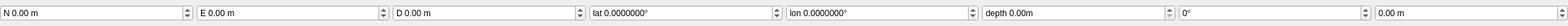
<?xml version="1.0" encoding="UTF-8"?>
<ui version="4.0">
 <class>QGCMissionNavLoiterUnlim</class>
 <widget class="QWidget" name="QGCMissionNavLoiterUnlim">
  <property name="geometry">
   <rect>
    <x>0</x>
    <y>0</y>
    <width>2208</width>
    <height>37</height>
   </rect>
  </property>
  <property name="sizePolicy">
   <sizepolicy hsizetype="Preferred" vsizetype="Preferred">
    <horstretch>0</horstretch>
    <verstretch>0</verstretch>
   </sizepolicy>
  </property>
  <property name="minimumSize">
   <size>
    <width>0</width>
    <height>0</height>
   </size>
  </property>
  <property name="windowTitle">
   <string>Form</string>
  </property>
  <property name="styleSheet">
   <string notr="true"/>
  </property>
  <layout class="QHBoxLayout" name="horizontalLayout">
   <property name="spacing">
    <number>5</number>
   </property>
   <property name="margin">
    <number>0</number>
   </property>
   <item>
    <widget class="QDoubleSpinBox" name="posNSpinBox">
     <property name="sizePolicy">
      <sizepolicy hsizetype="Expanding" vsizetype="Fixed">
       <horstretch>0</horstretch>
       <verstretch>0</verstretch>
      </sizepolicy>
     </property>
     <property name="focusPolicy">
      <enum>Qt::WheelFocus</enum>
     </property>
     <property name="toolTip">
      <string>Position X coordinate</string>
     </property>
     <property name="statusTip">
      <string>Position X corrdinate</string>
     </property>
     <property name="wrapping">
      <bool>false</bool>
     </property>
     <property name="frame">
      <bool>true</bool>
     </property>
     <property name="accelerated">
      <bool>true</bool>
     </property>
     <property name="keyboardTracking">
      <bool>false</bool>
     </property>
     <property name="prefix">
      <string>N </string>
     </property>
     <property name="suffix">
      <string> m</string>
     </property>
     <property name="minimum">
      <double>-10000.000000000000000</double>
     </property>
     <property name="maximum">
      <double>10000.000000000000000</double>
     </property>
     <property name="singleStep">
      <double>0.050000000000000</double>
     </property>
    </widget>
   </item>
   <item>
    <widget class="QDoubleSpinBox" name="posESpinBox">
     <property name="sizePolicy">
      <sizepolicy hsizetype="Expanding" vsizetype="Fixed">
       <horstretch>0</horstretch>
       <verstretch>0</verstretch>
      </sizepolicy>
     </property>
     <property name="focusPolicy">
      <enum>Qt::WheelFocus</enum>
     </property>
     <property name="toolTip">
      <string>Position Y/Longitude coordinate</string>
     </property>
     <property name="statusTip">
      <string>Position Y/Longitude coordinate</string>
     </property>
     <property name="keyboardTracking">
      <bool>false</bool>
     </property>
     <property name="prefix">
      <string>E </string>
     </property>
     <property name="suffix">
      <string> m</string>
     </property>
     <property name="minimum">
      <double>-10000.000000000000000</double>
     </property>
     <property name="maximum">
      <double>10000.000000000000000</double>
     </property>
     <property name="singleStep">
      <double>0.050000000000000</double>
     </property>
     <property name="value">
      <double>0.000000000000000</double>
     </property>
    </widget>
   </item>
   <item>
    <widget class="QDoubleSpinBox" name="posDSpinBox">
     <property name="sizePolicy">
      <sizepolicy hsizetype="Expanding" vsizetype="Fixed">
       <horstretch>0</horstretch>
       <verstretch>0</verstretch>
      </sizepolicy>
     </property>
     <property name="focusPolicy">
      <enum>Qt::WheelFocus</enum>
     </property>
     <property name="toolTip">
      <string>Position Z coordinate (local frame, negative)</string>
     </property>
     <property name="statusTip">
      <string/>
     </property>
     <property name="keyboardTracking">
      <bool>false</bool>
     </property>
     <property name="prefix">
      <string>D </string>
     </property>
     <property name="suffix">
      <string> m</string>
     </property>
     <property name="minimum">
      <double>-10000.000000000000000</double>
     </property>
     <property name="maximum">
      <double>10000.000000000000000</double>
     </property>
     <property name="singleStep">
      <double>0.050000000000000</double>
     </property>
    </widget>
   </item>
   <item>
    <widget class="QDoubleSpinBox" name="latSpinBox">
     <property name="sizePolicy">
      <sizepolicy hsizetype="Expanding" vsizetype="Fixed">
       <horstretch>0</horstretch>
       <verstretch>0</verstretch>
      </sizepolicy>
     </property>
     <property name="focusPolicy">
      <enum>Qt::WheelFocus</enum>
     </property>
     <property name="toolTip">
      <string>Latitude in degrees</string>
     </property>
     <property name="statusTip">
      <string>Latitude in degrees</string>
     </property>
     <property name="keyboardTracking">
      <bool>false</bool>
     </property>
     <property name="prefix">
      <string>lat </string>
     </property>
     <property name="suffix">
      <string>°</string>
     </property>
     <property name="decimals">
      <number>7</number>
     </property>
     <property name="minimum">
      <double>-90.000000000000000</double>
     </property>
     <property name="maximum">
      <double>90.000000000000000</double>
     </property>
     <property name="singleStep">
      <double>0.000010000000000</double>
     </property>
    </widget>
   </item>
   <item>
    <widget class="QDoubleSpinBox" name="lonSpinBox">
     <property name="sizePolicy">
      <sizepolicy hsizetype="Expanding" vsizetype="Fixed">
       <horstretch>0</horstretch>
       <verstretch>0</verstretch>
      </sizepolicy>
     </property>
     <property name="focusPolicy">
      <enum>Qt::WheelFocus</enum>
     </property>
     <property name="toolTip">
      <string>Longitude in degrees</string>
     </property>
     <property name="statusTip">
      <string>Longitude in degrees</string>
     </property>
     <property name="keyboardTracking">
      <bool>false</bool>
     </property>
     <property name="prefix">
      <string>lon </string>
     </property>
     <property name="suffix">
      <string>°</string>
     </property>
     <property name="decimals">
      <number>7</number>
     </property>
     <property name="minimum">
      <double>-180.000000000000000</double>
     </property>
     <property name="maximum">
      <double>180.000000000000000</double>
     </property>
     <property name="singleStep">
      <double>0.000010000000000</double>
     </property>
    </widget>
   </item>
   <item>
    <widget class="QDoubleSpinBox" name="altSpinBox">
     <property name="sizePolicy">
      <sizepolicy hsizetype="Expanding" vsizetype="Fixed">
       <horstretch>0</horstretch>
       <verstretch>0</verstretch>
      </sizepolicy>
     </property>
     <property name="toolTip">
      <string>Depth in meters</string>
     </property>
     <property name="statusTip">
      <string>Depth in meters</string>
     </property>
     <property name="keyboardTracking">
      <bool>false</bool>
     </property>
     <property name="prefix">
      <string>depth </string>
     </property>
     <property name="suffix">
      <string>m</string>
     </property>
     <property name="decimals">
      <number>2</number>
     </property>
     <property name="minimum">
      <double>0.000000000000000</double>
     </property>
     <property name="maximum">
      <double>200.000000000000000</double>
     </property>
    </widget>
   </item>
   <item>
    <widget class="QDoubleSpinBox" name="yawSpinBox">
     <property name="sizePolicy">
      <sizepolicy hsizetype="Expanding" vsizetype="Fixed">
       <horstretch>0</horstretch>
       <verstretch>0</verstretch>
      </sizepolicy>
     </property>
     <property name="focusPolicy">
      <enum>Qt::StrongFocus</enum>
     </property>
     <property name="toolTip">
      <string>Desired yaw angle at waypoint</string>
     </property>
     <property name="statusTip">
      <string>Desired yaw angle at waypoint</string>
     </property>
     <property name="wrapping">
      <bool>true</bool>
     </property>
     <property name="keyboardTracking">
      <bool>false</bool>
     </property>
     <property name="prefix">
      <string/>
     </property>
     <property name="suffix">
      <string>°</string>
     </property>
     <property name="decimals">
      <number>0</number>
     </property>
     <property name="minimum">
      <double>-180.000000000000000</double>
     </property>
     <property name="maximum">
      <double>180.000000000000000</double>
     </property>
    </widget>
   </item>
   <item>
    <widget class="QDoubleSpinBox" name="radSpinBox">
     <property name="sizePolicy">
      <sizepolicy hsizetype="MinimumExpanding" vsizetype="Fixed">
       <horstretch>0</horstretch>
       <verstretch>0</verstretch>
      </sizepolicy>
     </property>
     <property name="toolTip">
      <string>Loiter Radius. If negative loiter counter-clockwise</string>
     </property>
     <property name="statusTip">
      <string>Loiter Radius. If negative loiter counter-clockwise</string>
     </property>
     <property name="keyboardTracking">
      <bool>false</bool>
     </property>
     <property name="suffix">
      <string> m</string>
     </property>
     <property name="minimum">
      <double>-1000000.000000000000000</double>
     </property>
     <property name="maximum">
      <double>1000000.000000000000000</double>
     </property>
     <property name="value">
      <double>0.000000000000000</double>
     </property>
    </widget>
   </item>
  </layout>
 </widget>
 <resources/>
 <connections/>
</ui>
